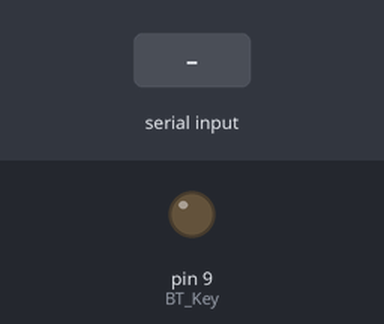
The sketch below on a simulated Arduino Uno, built with avr-gcc and run on an emulated ATmega328P. Shown: output pins drawn as LEDs (lit = HIGH). Inputs (shaded band) come from the test bench. The modem accepts every AT command (registered, SIM ready, sends succeed) and sends nothing else; what the sketch prints to the serial monitor is not drawn.

Above: at 7.1 s.
At 10.2 s:
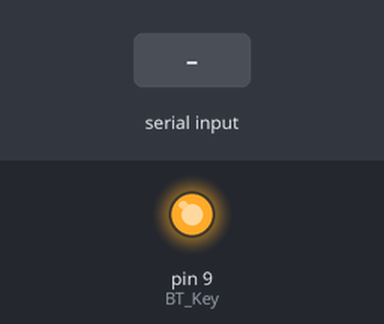
10.3 s: "1" received over the second serial link
Timing chart, 0 to 13.3 s (numbered marks = the images above; inputs shaded):
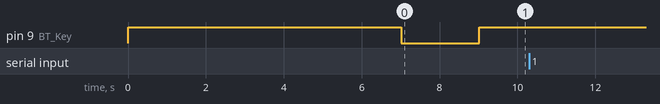

The sketch:

HC_05_Balise.ino
```cpp
#include <SoftwareSerial.h>

SoftwareSerial BTSerial(2, 3); // RX | TX
#define BT_Key 9   //Key Pin du HC-05
#define BaliseID 'C' // Identificateur Balise

void setup()
{
  //Pin pour activation du  AT mode
  pinMode(BT_Key, OUTPUT);
  digitalWrite(BT_Key, HIGH);
  Serial.begin(38400);
  Serial.println("Configuration de la Balise en Cours");
  //Vitesse Communication Module and Arduino
  BTSerial.begin(38400);
  delay(3000);
  //Configuration en Slave du Module HC-05
  // Le role (0 = Slave || 1 = Master)
  Serial.write("AT+ROLE=0\r\n");
  BTSerial.write("AT+ROLE=0\r\n");
  Serial.write(BTSerial.read());
  delay(1000);
  // Mode de fonctionnement (0 = Attachement par @ || 1 = Visible à tous)
  Serial.write("AT+CMODE=1\r\n");
  BTSerial.write("AT+CMODE=1\r\n");
  Serial.write(BTSerial.read());
  delay(1000);
  // Inquire Acces Code ( 9e8b33 (HEXA) = Code Generale pour IAC)
  //                    ( XXXXXX = Code Personalisé)
  Serial.write("AT+IAC=9e8b33\r\n");
  BTSerial.write("AT+IAC=9e8b33\r\n");
  Serial.write(BTSerial.read());
  delay(1000);
  // Identificateur de la Balise
  Serial.write("AT+NAME=Balise ");
  Serial.write(BaliseID);
  Serial.write("\r\n");
  BTSerial.write("AT+NAME=Balise ");
  BTSerial.write(BaliseID);
  BTSerial.write("\r\n");
  Serial.write(BTSerial.read());
  delay(1000);
  Serial.println("Configuration Balise Realisé");
  // Reset pour entrer en mode Balise et desactivation du mode AT
  digitalWrite(BT_Key, LOW);
  BTSerial.write("AT+RESET\r\n");
  delay(2000);
  digitalWrite(BT_Key, HIGH);
}

void loop()
{
  // Si connexion etablie ==> echange des données
    String Data = " ";
    if (Serial.available())
    BTSerial.write(Serial.read());

    if (BTSerial.available())
    {
       Data = BTSerial.readString();
       Serial.print(Data);
    }
}
```

trilateration.c
```cpp
#include <stdio.h>
#include <stdlib.h>
#include <math.h>

struct point
{
    float x,y;
};
typedef struct point POINT;


POINT trilateration(POINT point1, POINT point2, POINT point3, float r1, float r2, float r3);
float calcul_dist(float RSSI);

int main (void)
{
	POINT R1, R2, R3, T1;
	float RSSI1, RSSI2, RSSI3;

    	R1.x = 0;
    	R1.y = 0;

    	R2.x = 0;
    	R2.y = 1;

    	R3.x = 1;
    	R3.y = 0;

	RSSI1 = -72.011611734;
	RSSI2 = -72.011611734;
	RSSI3 = -72.011611734;

	T1 = trilateration(R1, R2, R3, RSSI1, RSSI2, RSSI3);

   	fprintf(stderr, "**** Résultat: ***** \n");
   	fprintf(stderr, "x: %f \n", T1.x);
   	fprintf(stderr, "y: %f \n", T1.y);

	return 0;
}

float calcul_dist(float RSSI)
{
	float calcul, nbpuiss;
	nbpuiss=(((-69)-(RSSI))/(10*2));

	calcul = pow(10,nbpuiss);

	return calcul;
}


POINT trilateration(POINT point1, POINT point2, POINT point3, float RSSI1, float RSSI2, float RSSI3)
{
    POINT result;
    float d1, d2, d3;

    double x,y;
    double u, v;

    d1 = calcul_dist(RSSI1);
    d2 = calcul_dist(RSSI2);
    d3 = calcul_dist(RSSI3);

    u = point3.x - point1.x;
    v = point2.y - point1.y;

    x = ( ((u * u) + ((d1 * d1) - (d2 * d2))  ) / (2 * u));
    y = ( ((v * v) + ((d1 * d1) - (d3 * d3))  ) / (2 * v));

    result.x = x;
    result.y = y;
    return (result);
}
```

Measured:
- after the input at 10.3 s, every drawn part: stays the same
